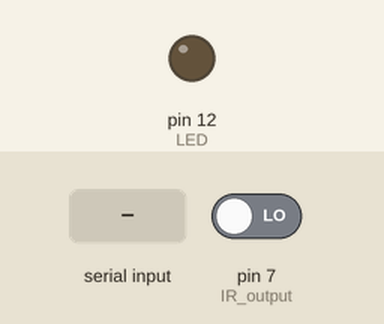
Bench run of a sketch on a simulated Arduino Uno, built with avr-gcc and run on an emulated ATmega328P. On the bench: output pins drawn as LEDs (lit = HIGH). The inputs (shaded band) are chosen by the test bench; at power-on: pin 7 (IR_output) LOW. What the sketch prints to the serial monitor is not drawn.

Above: at 1.2 s.
1.3 s: "1" received over Serial
At 2.4 s:
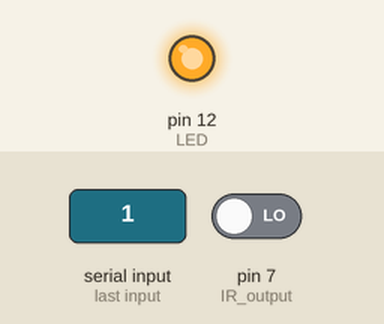
Timing chart, 0 to 5.5 s (numbered marks = the images above; inputs shaded):
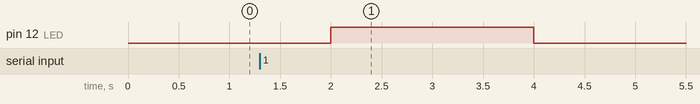

The sketch:

capteur_mouvement2.0.ino
```cpp
#define IR_output 7
#define LED 12
char data;

void setup() {
pinMode(IR_output,INPUT);


Serial.begin(9600);
pinMode(LED,OUTPUT);
digitalWrite(LED,LOW);
}

void loop() {


  if(digitalRead(IR_output)==HIGH){
   Serial.print("1");

  }
 else if(digitalRead(IR_output)==LOW){
   Serial.print("0");


  }

if(Serial.available())
{
  data=Serial.read();
  if(data=='1')
  {
    digitalWrite(LED,HIGH);
    delay(2000);
        digitalWrite(LED,LOW);

  }
  else if(data=='0')
  {
    digitalWrite(LED,LOW);
  }
}

delay(1000);
}
```

Measured:
- after the input at 1.3 s, pin 12 (LED): LOW → HIGH after 0.70 s, → LOW 2.0 s later
